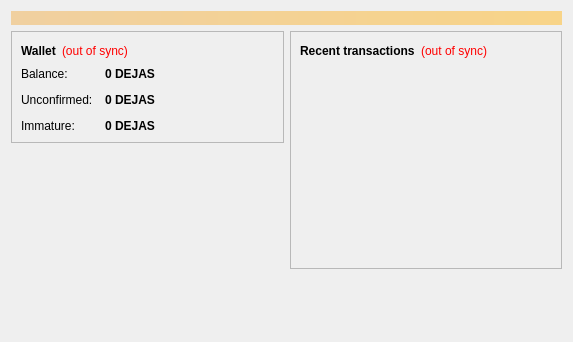
<?xml version="1.0" encoding="UTF-8"?>
<ui version="4.0">
 <class>OverviewPage</class>
 <widget class="QWidget" name="OverviewPage">
  <property name="geometry">
   <rect>
    <x>0</x>
    <y>0</y>
    <width>573</width>
    <height>342</height>
   </rect>
  </property>
  <property name="windowTitle">
   <string>Form</string>
  </property>
  <layout class="QVBoxLayout" name="topLayout">
   <item>
    <widget class="QLabel" name="labelAlerts">
     <property name="visible">
      <bool>false</bool>
     </property>
     <property name="styleSheet">
      <string notr="true">background-color: qlineargradient(x1: 0, y1: 0, x2: 1, y2: 0, stop:0 #F0D0A0, stop:1 #F8D488); color:#000000;</string>
     </property>
     <property name="wordWrap">
      <bool>true</bool>
     </property>
     <property name="margin">
      <number>3</number>
     </property>
    </widget>
   </item>
   <item>
    <layout class="QHBoxLayout" name="horizontalLayout" stretch="1,1">
     <item>
      <layout class="QVBoxLayout" name="verticalLayout_2">
       <item>
        <widget class="QFrame" name="frame">
         <property name="frameShape">
          <enum>QFrame::StyledPanel</enum>
         </property>
         <property name="frameShadow">
          <enum>QFrame::Raised</enum>
         </property>
         <layout class="QVBoxLayout" name="verticalLayout_4">
          <item>
           <layout class="QHBoxLayout" name="horizontalLayout_4">
            <item>
             <widget class="QLabel" name="label_5">
              <property name="font">
               <font>
                <weight>75</weight>
                <bold>true</bold>
               </font>
              </property>
              <property name="text">
               <string>Wallet</string>
              </property>
             </widget>
            </item>
            <item>
             <widget class="QLabel" name="labelWalletStatus">
              <property name="toolTip">
               <string>The displayed information may be out of date. Your wallet automatically synchronizes with the Dejacoin network after a connection is established, but this process has not completed yet.</string>
              </property>
              <property name="styleSheet">
               <string notr="true">QLabel { color: red; }</string>
              </property>
              <property name="text">
               <string notr="true">(out of sync)</string>
              </property>
              <property name="alignment">
               <set>Qt::AlignLeading|Qt::AlignLeft|Qt::AlignVCenter</set>
              </property>
             </widget>
            </item>
            <item>
             <spacer name="horizontalSpacer_2">
              <property name="orientation">
               <enum>Qt::Horizontal</enum>
              </property>
              <property name="sizeHint" stdset="0">
               <size>
                <width>40</width>
                <height>20</height>
               </size>
              </property>
             </spacer>
            </item>
           </layout>
          </item>
          <item>
           <layout class="QFormLayout" name="formLayout_2">
            <property name="fieldGrowthPolicy">
             <enum>QFormLayout::AllNonFixedFieldsGrow</enum>
            </property>
            <property name="horizontalSpacing">
             <number>12</number>
            </property>
            <property name="verticalSpacing">
             <number>12</number>
            </property>
            <item row="0" column="0">
             <widget class="QLabel" name="label">
              <property name="text">
               <string>Balance:</string>
              </property>
             </widget>
            </item>
            <item row="0" column="1">
             <widget class="QLabel" name="labelBalance">
              <property name="font">
               <font>
                <weight>75</weight>
                <bold>true</bold>
               </font>
              </property>
              <property name="cursor">
               <cursorShape>IBeamCursor</cursorShape>
              </property>
              <property name="toolTip">
               <string>Your current balance</string>
              </property>
              <property name="text">
               <string notr="true">0 DEJAS</string>
              </property>
              <property name="textInteractionFlags">
               <set>Qt::LinksAccessibleByMouse|Qt::TextSelectableByKeyboard|Qt::TextSelectableByMouse</set>
              </property>
             </widget>
            </item>
            <item row="1" column="0">
             <widget class="QLabel" name="label_3">
              <property name="text">
               <string>Unconfirmed:</string>
              </property>
             </widget>
            </item>
            <item row="1" column="1">
             <widget class="QLabel" name="labelUnconfirmed">
              <property name="font">
               <font>
                <weight>75</weight>
                <bold>true</bold>
               </font>
              </property>
              <property name="cursor">
               <cursorShape>IBeamCursor</cursorShape>
              </property>
              <property name="toolTip">
               <string>Total of transactions that have yet to be confirmed, and do not yet count toward the current balance</string>
              </property>
              <property name="text">
               <string notr="true">0 DEJAS</string>
              </property>
              <property name="textInteractionFlags">
               <set>Qt::LinksAccessibleByMouse|Qt::TextSelectableByKeyboard|Qt::TextSelectableByMouse</set>
              </property>
             </widget>
            </item>
            <item row="2" column="0">
             <widget class="QLabel" name="labelImmatureText">
              <property name="text">
               <string>Immature:</string>
              </property>
             </widget>
            </item>
            <item row="2" column="1">
             <widget class="QLabel" name="labelImmature">
              <property name="font">
               <font>
                <weight>75</weight>
                <bold>true</bold>
               </font>
              </property>
              <property name="toolTip">
               <string>Mined balance that has not yet matured</string>
              </property>
              <property name="text">
               <string notr="true">0 DEJAS</string>
              </property>
              <property name="textInteractionFlags">
               <set>Qt::LinksAccessibleByMouse|Qt::TextSelectableByKeyboard|Qt::TextSelectableByMouse</set>
              </property>
             </widget>
            </item>
           </layout>
          </item>
         </layout>
        </widget>
       </item>
       <item>
        <spacer name="verticalSpacer">
         <property name="orientation">
          <enum>Qt::Vertical</enum>
         </property>
         <property name="sizeHint" stdset="0">
          <size>
           <width>20</width>
           <height>40</height>
          </size>
         </property>
        </spacer>
       </item>
      </layout>
     </item>
     <item>
      <layout class="QVBoxLayout" name="verticalLayout_3">
       <item>
        <widget class="QFrame" name="frame_2">
         <property name="frameShape">
          <enum>QFrame::StyledPanel</enum>
         </property>
         <property name="frameShadow">
          <enum>QFrame::Raised</enum>
         </property>
         <layout class="QVBoxLayout" name="verticalLayout">
          <item>
           <layout class="QHBoxLayout" name="horizontalLayout_2">
            <item>
             <widget class="QLabel" name="label_4">
              <property name="text">
               <string>&lt;b&gt;Recent transactions&lt;/b&gt;</string>
              </property>
             </widget>
            </item>
            <item>
             <widget class="QLabel" name="labelTransactionsStatus">
              <property name="toolTip">
               <string>The displayed information may be out of date. Your wallet automatically synchronizes with the Dejacoin network after a connection is established, but this process has not completed yet.</string>
              </property>
              <property name="styleSheet">
               <string notr="true">QLabel { color: red; }</string>
              </property>
              <property name="text">
               <string notr="true">(out of sync)</string>
              </property>
              <property name="alignment">
               <set>Qt::AlignRight|Qt::AlignTrailing|Qt::AlignVCenter</set>
              </property>
             </widget>
            </item>
            <item>
             <spacer name="horizontalSpacer">
              <property name="orientation">
               <enum>Qt::Horizontal</enum>
              </property>
              <property name="sizeHint" stdset="0">
               <size>
                <width>40</width>
                <height>20</height>
               </size>
              </property>
             </spacer>
            </item>
           </layout>
          </item>
          <item>
           <widget class="QListView" name="listTransactions">
            <property name="styleSheet">
             <string notr="true">QListView { background: transparent; }</string>
            </property>
            <property name="frameShape">
             <enum>QFrame::NoFrame</enum>
            </property>
            <property name="verticalScrollBarPolicy">
             <enum>Qt::ScrollBarAlwaysOff</enum>
            </property>
            <property name="horizontalScrollBarPolicy">
             <enum>Qt::ScrollBarAlwaysOff</enum>
            </property>
            <property name="selectionMode">
             <enum>QAbstractItemView::NoSelection</enum>
            </property>
           </widget>
          </item>
         </layout>
        </widget>
       </item>
       <item>
        <spacer name="verticalSpacer_2">
         <property name="orientation">
          <enum>Qt::Vertical</enum>
         </property>
         <property name="sizeHint" stdset="0">
          <size>
           <width>20</width>
           <height>40</height>
          </size>
         </property>
        </spacer>
       </item>
      </layout>
     </item>
    </layout>
   </item>
  </layout>
 </widget>
 <resources/>
 <connections/>
</ui>
